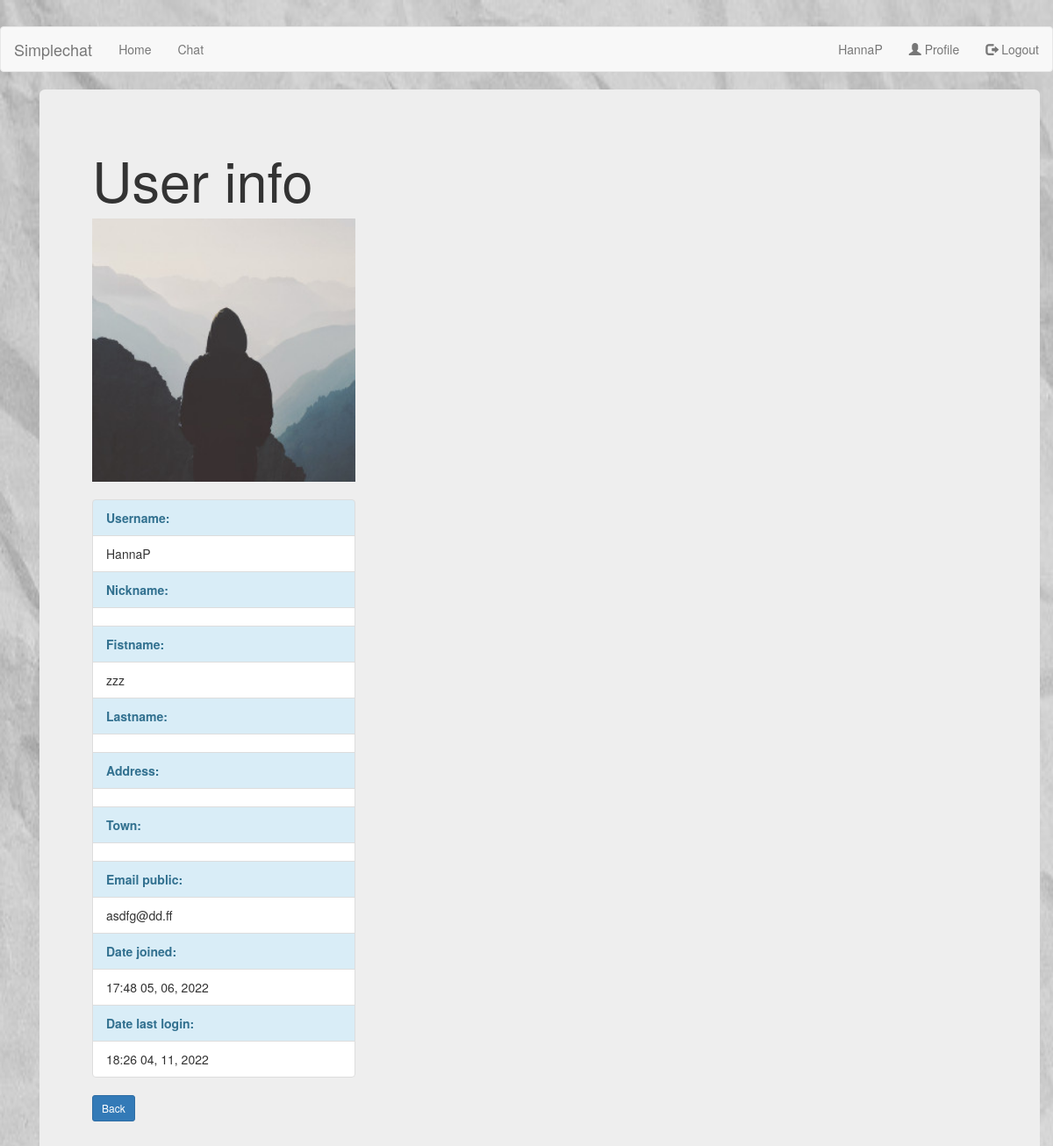
/chat/1/user_info/ (signed in), run on the app's committed database.
### chat/models.py (models this page shows, shortened)
class Chat_post(models.Model):
    profile = models.ForeignKey(Profile, on_delete=models.CASCADE)
    post_type = models.CharField(max_length=100, blank=True)
    origin_post_id= models.IntegerField(default=0)
    content = RichTextField(config_name='chat_config')
    date_posted = models.DateTimeField(default=timezone.now)
    date_last_save = models.DateTimeField(auto_now=timezone.now)
    author_name = models.CharField(max_length=100, blank=True)
    author_nickname = models.CharField(max_length=100, blank=True)
    author = models.ForeignKey(User, on_delete=models.CASCADE)

### users/models.py (models this page shows, shortened)
class Profile(models.Model):
    user = models.OneToOneField(User, on_delete=models.CASCADE)
    nickname = models.CharField(max_length=40, blank=True)
    club = models.CharField(max_length=200, blank=True)
    call = models.CharField(max_length=200, blank=True)
    qth = models.CharField(max_length=200, blank=True)
    address = models.CharField(max_length=200, blank=True)
    email_public = models.EmailField(max_length=200, blank=True)
    town = models.CharField(max_length=200, blank=True)
    country = models.CharField(max_length=200, blank=True)
    user_level= models.PositiveIntegerField(default=10)
    list_rows= models.PositiveIntegerField(default=10)
    items_in_page= models.PositiveIntegerField(default=10)
    messages_in_chat_page= models.PositiveIntegerField(default=10)
    image = models.ImageField(default='default.jpg', upload_to='profile_pics')

### chat/views.py (the view)
# urls.py: path('chat/<int:pk>/user_info/', UserDetailView.as_view(), name='chat-user_info'),
class UserDetailView(LoginRequiredMixin, DetailView): #Show selected user information
    model = Chat_post
    template_name = 'chat/user_info.html'
    def get_context_data(self, **kwargs):
        context = super().get_context_data(**kwargs)
        context['title'] = 'user info'
        context['title_page'] = 'User info'
        return context

### chat/templates/chat/user_info.html
{% extends "chat/base.html" %}
{% block content %}
<div class="container">
	<div class="jumbotron">
		<h1>{{ title_page }}</h1>
		<img src="{{ object.author.profile.image.url }}" class="special-img" style="width:300px">
		<br><br>
		<ul class="list-group" style="width:300px">
			<li class="list-group-item list-group-item-info"><b> Username:</b></li>
			<li class="list-group-item">{{ object.author.username }}</li>
			<li class="list-group-item list-group-item-info"><b> Nickname:</b></li>
			<li class="list-group-item">{{ object.author.profile.nickname }}</li>
			<li class="list-group-item list-group-item-info"><b>Fistname:</b></li>
			<li class="list-group-item">{{ object.author.first_name }}</li>
			<li class="list-group-item list-group-item-info"><b>Lastname:</b></li>
			<li class="list-group-item">{{ object.author.last_name}}</li>
			<li class="list-group-item list-group-item-info"><b>Address:</b></li>
			<li class="list-group-item">{{ object.author.profile.address}}</li>
			<li class="list-group-item list-group-item-info"><b>Town:</b></li>
			<li class="list-group-item">{{ object.author.profile.town}}</li>
			<li class="list-group-item list-group-item-info"><b>Email public:</b></li>
			<li class="list-group-item">{{ object.author.profile.email_public}}</li>
			<li class="list-group-item list-group-item-info"><b>Date joined:</b></li>
			<li class="list-group-item">{{ object.author.date_joined|date:'H:i d, m, Y' }}</li>
			<li class="list-group-item list-group-item-info"><b>Date last login:</b></li>
			<li class="list-group-item">{{ object.author.last_login|date:'H:i d, m, Y'}}</li>
		</ul>
		<a class="btn btn-primary btn-sm mt-1 mb-1" href="javascript:history.go(-1)">Back</a>
	</div>
</div>
{% endblock content %}

### data on the page
Chat_post: author.profile.image (placeholder picture), author.username "HannaP", author.first_name "zzz", author.profile.email_public "asdfg@dd.ff", author.date_joined "17:48 05, 06, 2022", author.last_login "18:26 04, 11, 2022"

### other printed values
{{ title_page }} "User info"
